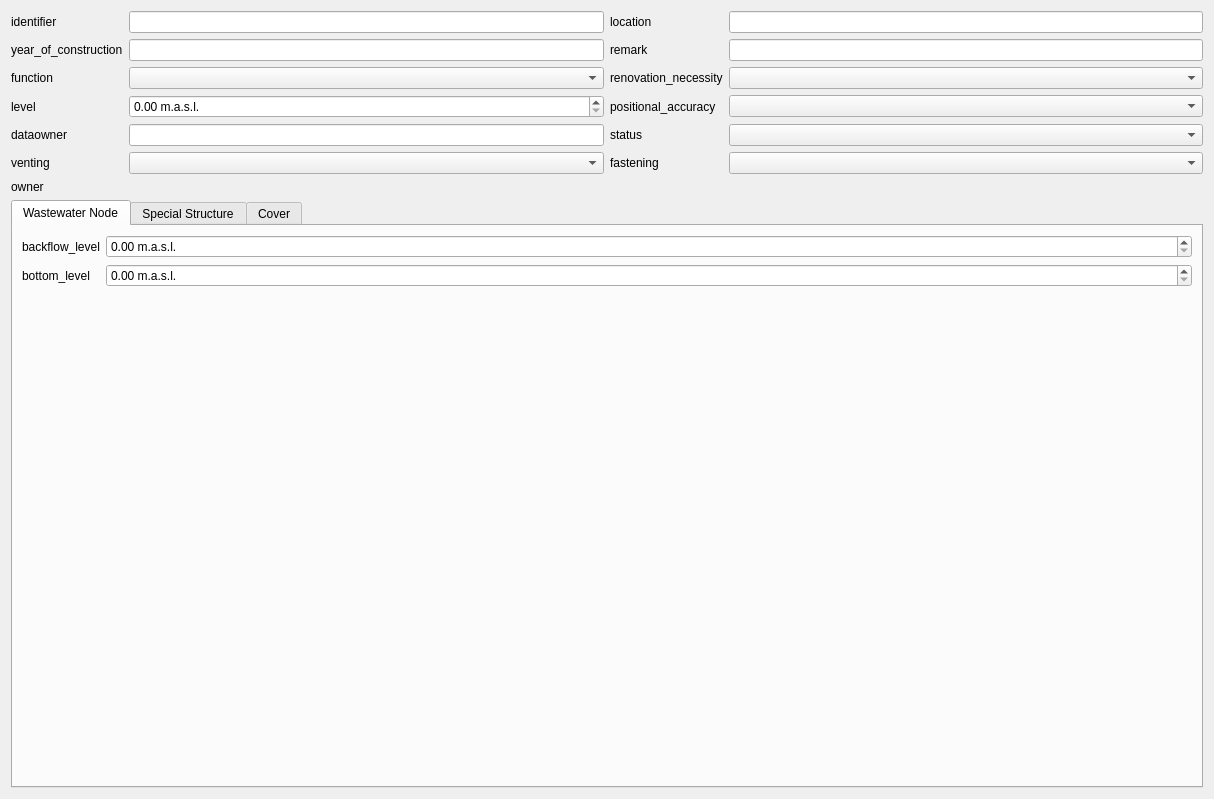
<?xml version="1.0" encoding="UTF-8"?>
<ui version="4.0">
 <class>Form</class>
 <widget class="QWidget" name="Form">
  <property name="geometry">
   <rect>
    <x>0</x>
    <y>0</y>
    <width>1214</width>
    <height>799</height>
   </rect>
  </property>
  <property name="windowTitle">
   <string>Create new cover/manhole/wastewater node</string>
  </property>
  <layout class="QGridLayout" name="gridLayout">
   <item row="6" column="0">
    <widget class="QLabel" name="label_27">
     <property name="text">
      <string>level</string>
     </property>
     <property name="buddy">
      <cstring>level</cstring>
     </property>
    </widget>
   </item>
   <item row="12" column="0" colspan="4">
    <widget class="QWidget" name="widget" native="true">
     <layout class="QGridLayout" name="gridLayout_2">
      <property name="margin">
       <number>0</number>
      </property>
      <item row="0" column="0">
       <widget class="QTabWidget" name="tabWidget">
        <property name="currentIndex">
         <number>0</number>
        </property>
        <widget class="QWidget" name="tab">
         <attribute name="title">
          <string>Wastewater Node</string>
         </attribute>
         <layout class="QFormLayout" name="formLayout_2">
          <property name="fieldGrowthPolicy">
           <enum>QFormLayout::AllNonFixedFieldsGrow</enum>
          </property>
          <item row="1" column="0">
           <widget class="QLabel" name="label_34">
            <property name="text">
             <string>backflow_level</string>
            </property>
            <property name="buddy">
             <cstring>backflow_level</cstring>
            </property>
           </widget>
          </item>
          <item row="1" column="1">
           <widget class="QDoubleSpinBox" name="backflow_level">
            <property name="suffix">
             <string> m.a.s.l.</string>
            </property>
           </widget>
          </item>
          <item row="2" column="0">
           <widget class="QLabel" name="label_38">
            <property name="text">
             <string>bottom_level</string>
            </property>
            <property name="buddy">
             <cstring>bottom_level</cstring>
            </property>
           </widget>
          </item>
          <item row="2" column="1">
           <widget class="QDoubleSpinBox" name="bottom_level">
            <property name="suffix">
             <string> m.a.s.l.</string>
            </property>
           </widget>
          </item>
         </layout>
        </widget>
        <widget class="QWidget" name="tab_2">
         <attribute name="title">
          <string>Special Structure</string>
         </attribute>
         <layout class="QGridLayout" name="gridLayout_4">
          <item row="0" column="0">
           <widget class="QScrollArea" name="scrollArea">
            <property name="widgetResizable">
             <bool>true</bool>
            </property>
            <widget class="QWidget" name="scrollAreaWidgetContents">
             <property name="geometry">
              <rect>
               <x>0</x>
               <y>-183</y>
               <width>1159</width>
               <height>651</height>
              </rect>
             </property>
             <layout class="QGridLayout" name="gridLayout_5">
              <item row="19" column="0">
               <widget class="QLabel" name="label_23">
                <property name="text">
                 <string>emergency_spillway</string>
                </property>
               </widget>
              </item>
              <item row="11" column="1">
               <widget class="QSpinBox" name="rv_base_year"/>
              </item>
              <item row="16" column="1">
               <widget class="QDoubleSpinBox" name="subsidies"/>
              </item>
              <item row="10" column="1">
               <widget class="QDoubleSpinBox" name="replacement_value"/>
              </item>
              <item row="20" column="0">
               <widget class="QLabel" name="label_25">
                <property name="text">
                 <string>stormwater_tank_arrangement</string>
                </property>
               </widget>
              </item>
              <item row="0" column="0">
               <widget class="QLabel" name="label_3">
                <property name="text">
                 <string>accessibility</string>
                </property>
                <property name="buddy">
                 <cstring>accessibility</cstring>
                </property>
               </widget>
              </item>
              <item row="11" column="0">
               <widget class="QLabel" name="label_11">
                <property name="text">
                 <string>replacement_value_base_year</string>
                </property>
               </widget>
              </item>
              <item row="12" column="0">
               <widget class="QLabel" name="label_10">
                <property name="text">
                 <string>replacement_value_construction_type</string>
                </property>
               </widget>
              </item>
              <item row="15" column="0">
               <widget class="QLabel" name="label_18">
                <property name="text">
                 <string>structure_condition</string>
                </property>
                <property name="buddy">
                 <cstring>structure_condition</cstring>
                </property>
               </widget>
              </item>
              <item row="15" column="1">
               <widget class="QComboBox" name="structure_condition"/>
              </item>
              <item row="16" column="0">
               <widget class="QLabel" name="label_17">
                <property name="text">
                 <string>subsidies</string>
                </property>
               </widget>
              </item>
              <item row="6" column="0">
               <widget class="QLabel" name="label_21">
                <property name="text">
                 <string>provider</string>
                </property>
                <property name="buddy">
                 <cstring>provider</cstring>
                </property>
               </widget>
              </item>
              <item row="17" column="1">
               <widget class="QLineEdit" name="inspection_interval"/>
              </item>
              <item row="17" column="0">
               <widget class="QLabel" name="label_8">
                <property name="text">
                 <string>inspection_interval</string>
                </property>
                <property name="buddy">
                 <cstring>inspection_interval</cstring>
                </property>
               </widget>
              </item>
              <item row="2" column="0">
               <widget class="QLabel" name="label_4">
                <property name="text">
                 <string>contract_section</string>
                </property>
                <property name="buddy">
                 <cstring>contract_section</cstring>
                </property>
               </widget>
              </item>
              <item row="2" column="1">
               <widget class="QLineEdit" name="contract_section"/>
              </item>
              <item row="5" column="0">
               <widget class="QLabel" name="label_6">
                <property name="text">
                 <string>financing</string>
                </property>
                <property name="buddy">
                 <cstring>financing</cstring>
                </property>
               </widget>
              </item>
              <item row="5" column="1">
               <widget class="QLineEdit" name="financing"/>
              </item>
              <item row="8" column="0">
               <widget class="QLabel" name="label_7">
                <property name="text">
                 <string>gross_costs</string>
                </property>
                <property name="buddy">
                 <cstring>gross_costs</cstring>
                </property>
               </widget>
              </item>
              <item row="3" column="0">
               <widget class="QLabel" name="label_5">
                <property name="text">
                 <string>depth</string>
                </property>
               </widget>
              </item>
              <item row="8" column="1">
               <widget class="QLineEdit" name="gross_costs"/>
              </item>
              <item row="10" column="0">
               <widget class="QLabel" name="label_12">
                <property name="text">
                 <string>replacement_value</string>
                </property>
               </widget>
              </item>
              <item row="14" column="0">
               <widget class="QLabel" name="label_15">
                <property name="text">
                 <string>year_of_replacement</string>
                </property>
                <property name="buddy">
                 <cstring>year_of_replacement</cstring>
                </property>
               </widget>
              </item>
              <item row="0" column="1">
               <widget class="QComboBox" name="accessibility"/>
              </item>
              <item row="6" column="1">
               <widget class="QLineEdit" name="provider"/>
              </item>
              <item row="14" column="1">
               <widget class="QLineEdit" name="year_of_replacement"/>
              </item>
              <item row="3" column="1">
               <widget class="QSpinBox" name="depth"/>
              </item>
              <item row="18" column="0">
               <widget class="QLabel" name="label_22">
                <property name="text">
                 <string>bypass</string>
                </property>
               </widget>
              </item>
              <item row="21" column="0">
               <widget class="QLabel" name="label_26">
                <property name="text">
                 <string>upper_elevation</string>
                </property>
               </widget>
              </item>
              <item row="18" column="1">
               <widget class="QComboBox" name="bypass"/>
              </item>
              <item row="19" column="1">
               <widget class="QComboBox" name="emergency_spillway"/>
              </item>
              <item row="20" column="1">
               <widget class="QComboBox" name="stormwater_tank_arrangement"/>
              </item>
              <item row="21" column="1">
               <widget class="QDoubleSpinBox" name="upper_elevation"/>
              </item>
              <item row="12" column="1">
               <widget class="QComboBox" name="rv_construction_type"/>
              </item>
             </layout>
            </widget>
           </widget>
          </item>
         </layout>
        </widget>
        <widget class="QWidget" name="tab_3">
         <attribute name="title">
          <string>Cover</string>
         </attribute>
         <layout class="QFormLayout" name="formLayout">
          <property name="fieldGrowthPolicy">
           <enum>QFormLayout::AllNonFixedFieldsGrow</enum>
          </property>
          <item row="0" column="0">
           <widget class="QLabel" name="label_32">
            <property name="text">
             <string>brand</string>
            </property>
            <property name="buddy">
             <cstring>brand</cstring>
            </property>
           </widget>
          </item>
          <item row="0" column="1">
           <widget class="QLineEdit" name="brand"/>
          </item>
          <item row="1" column="0">
           <widget class="QLabel" name="lblCoverShape">
            <property name="text">
             <string>cover_shape</string>
            </property>
            <property name="buddy">
             <cstring>cover_shape</cstring>
            </property>
           </widget>
          </item>
          <item row="1" column="1">
           <widget class="QComboBox" name="cover_shape"/>
          </item>
          <item row="2" column="0">
           <widget class="QLabel" name="label_29">
            <property name="text">
             <string>diameter</string>
            </property>
           </widget>
          </item>
          <item row="4" column="0">
           <widget class="QLabel" name="label_33">
            <property name="text">
             <string>material</string>
            </property>
            <property name="buddy">
             <cstring>cover_material</cstring>
            </property>
           </widget>
          </item>
          <item row="4" column="1">
           <widget class="QComboBox" name="cover_material"/>
          </item>
          <item row="5" column="0">
           <widget class="QLabel" name="label_31">
            <property name="text">
             <string>sludge_bucket</string>
            </property>
            <property name="buddy">
             <cstring>sludge_bucket</cstring>
            </property>
           </widget>
          </item>
          <item row="5" column="1">
           <widget class="QComboBox" name="sludge_bucket"/>
          </item>
          <item row="2" column="1">
           <widget class="QSpinBox" name="diameter"/>
          </item>
         </layout>
        </widget>
       </widget>
      </item>
     </layout>
    </widget>
   </item>
   <item row="8" column="0">
    <widget class="QLabel" name="label_20">
     <property name="text">
      <string>dataowner</string>
     </property>
     <property name="buddy">
      <cstring>dataowner</cstring>
     </property>
    </widget>
   </item>
   <item row="4" column="1">
    <widget class="QComboBox" name="function"/>
   </item>
   <item row="8" column="2">
    <widget class="QLabel" name="label_9">
     <property name="text">
      <string>status</string>
     </property>
    </widget>
   </item>
   <item row="10" column="1">
    <widget class="QComboBox" name="venting"/>
   </item>
   <item row="10" column="0">
    <widget class="QLabel" name="label_35">
     <property name="text">
      <string>venting</string>
     </property>
     <property name="buddy">
      <cstring>venting</cstring>
     </property>
    </widget>
   </item>
   <item row="6" column="3">
    <widget class="QComboBox" name="positional_accuracy"/>
   </item>
   <item row="2" column="0">
    <widget class="QLabel" name="label_16">
     <property name="text">
      <string>year_of_construction</string>
     </property>
     <property name="buddy">
      <cstring>year_of_construction</cstring>
     </property>
    </widget>
   </item>
   <item row="0" column="3">
    <widget class="QLineEdit" name="location_name"/>
   </item>
   <item row="4" column="0">
    <widget class="QLabel" name="label_24">
     <property name="text">
      <string>function</string>
     </property>
     <property name="buddy">
      <cstring>function</cstring>
     </property>
    </widget>
   </item>
   <item row="2" column="1">
    <widget class="QLineEdit" name="year_of_construction"/>
   </item>
   <item row="6" column="1">
    <widget class="QDoubleSpinBox" name="level">
     <property name="suffix">
      <string> m.a.s.l.</string>
     </property>
    </widget>
   </item>
   <item row="0" column="2">
    <widget class="QLabel" name="label_2">
     <property name="text">
      <string>location</string>
     </property>
     <property name="buddy">
      <cstring>location_name</cstring>
     </property>
    </widget>
   </item>
   <item row="0" column="1">
    <widget class="QLineEdit" name="identifier"/>
   </item>
   <item row="0" column="0">
    <widget class="QLabel" name="label">
     <property name="text">
      <string>identifier</string>
     </property>
     <property name="buddy">
      <cstring>identifier</cstring>
     </property>
    </widget>
   </item>
   <item row="6" column="2">
    <widget class="QLabel" name="label_28">
     <property name="text">
      <string>positional_accuracy</string>
     </property>
     <property name="buddy">
      <cstring>positional_accuracy</cstring>
     </property>
    </widget>
   </item>
   <item row="2" column="3">
    <widget class="QLineEdit" name="remark"/>
   </item>
   <item row="4" column="2">
    <widget class="QLabel" name="label_13">
     <property name="text">
      <string>renovation_necessity</string>
     </property>
    </widget>
   </item>
   <item row="2" column="2">
    <widget class="QLabel" name="label_14">
     <property name="text">
      <string>remark</string>
     </property>
     <property name="buddy">
      <cstring>remark</cstring>
     </property>
    </widget>
   </item>
   <item row="8" column="1">
    <widget class="QLineEdit" name="dataowner"/>
   </item>
   <item row="10" column="3">
    <widget class="QComboBox" name="fastening"/>
   </item>
   <item row="10" column="2">
    <widget class="QLabel" name="label_30">
     <property name="text">
      <string>fastening</string>
     </property>
     <property name="buddy">
      <cstring>fastening</cstring>
     </property>
    </widget>
   </item>
   <item row="4" column="3">
    <widget class="QComboBox" name="renovation_necessity"/>
   </item>
   <item row="8" column="3">
    <widget class="QComboBox" name="status"/>
   </item>
   <item row="11" column="1">
    <widget class="QgsRelationReferenceWidget" name="fk_owner"/>
   </item>
   <item row="11" column="0">
    <widget class="QLabel" name="label_19">
     <property name="text">
      <string>owner</string>
     </property>
    </widget>
   </item>
  </layout>
 </widget>
 <customwidgets>
  <customwidget>
   <class>QgsRelationReferenceWidget</class>
   <extends>QWidget</extends>
   <header>qgsrelationreferencewidget.h</header>
  </customwidget>
 </customwidgets>
 <tabstops>
  <tabstop>identifier</tabstop>
  <tabstop>location_name</tabstop>
  <tabstop>year_of_construction</tabstop>
  <tabstop>remark</tabstop>
  <tabstop>function</tabstop>
  <tabstop>level</tabstop>
  <tabstop>positional_accuracy</tabstop>
  <tabstop>dataowner</tabstop>
  <tabstop>venting</tabstop>
  <tabstop>fastening</tabstop>
  <tabstop>tabWidget</tabstop>
  <tabstop>backflow_level</tabstop>
  <tabstop>bottom_level</tabstop>
  <tabstop>accessibility</tabstop>
  <tabstop>contract_section</tabstop>
  <tabstop>financing</tabstop>
  <tabstop>provider</tabstop>
  <tabstop>gross_costs</tabstop>
  <tabstop>year_of_replacement</tabstop>
  <tabstop>structure_condition</tabstop>
  <tabstop>brand</tabstop>
  <tabstop>cover_shape</tabstop>
  <tabstop>cover_material</tabstop>
  <tabstop>sludge_bucket</tabstop>
  <tabstop>inspection_interval</tabstop>
  <tabstop>scrollArea</tabstop>
 </tabstops>
 <resources/>
 <connections/>
</ui>
